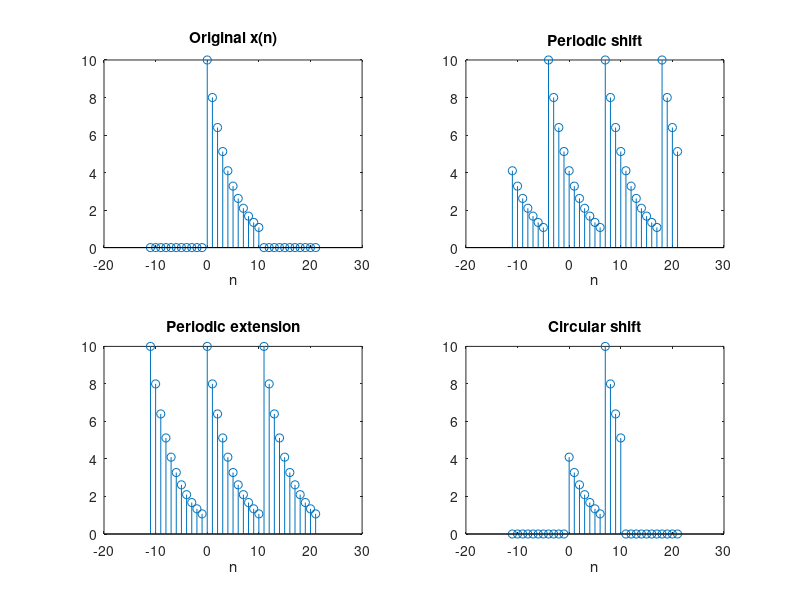

Write MATLAB code to recreate this figure.
figure(13)
clf(13)
% Circular shift graphical display
n=0:10;x=10*0.8.^n;
% a) plot x((n+4))11
n1=-11:21;x1=[zeros(1,11),x,zeros(1,11)];
subplot(2,2,1);stem(n1,x1);
title('Original x(n)');xlabel('n')

x2=[x,x,x];
subplot(2,2,3);stem(n1,x2);
title('Periodic extension');xlabel('n')

x3=[x2(4+1:33),x(1:4)];
subplot(2,2,2);stem(n1,x3);
title('Periodic shift');xlabel('n')

x4=x3.*[zeros(1,11),ones(1,11),zeros(1,11)];
subplot(2,2,4);stem(n1,x4);
title('Circular shift');xlabel('n')